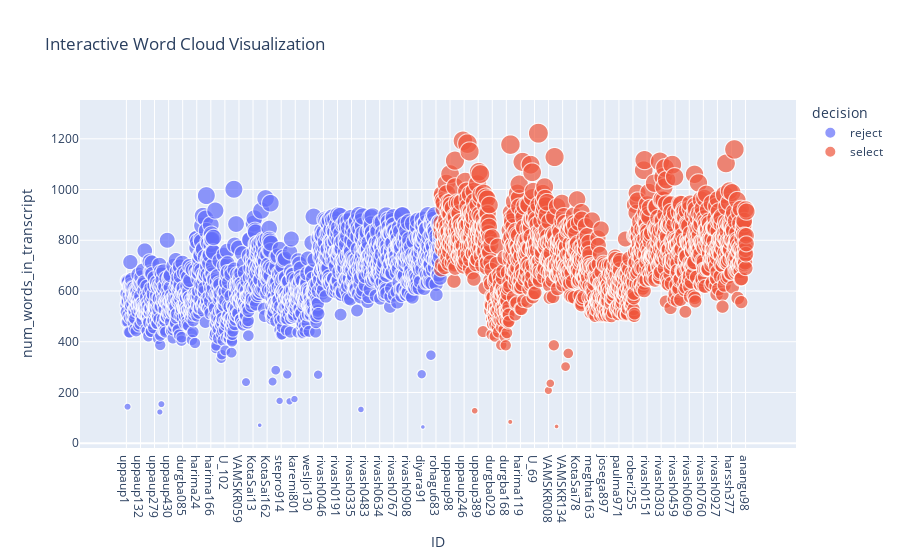

This figure's notebook cell:
### Code cell
from plotly.graph_objs import Scatter, Layout

# Generate a word cloud for 'Transcript' using Plotly
fig = px.scatter(
    combo,
    x='ID',  # Use ID for better differentiation
    y='num_words_in_transcript',
    size='num_words_in_transcript',
    color='decision',
    hover_name='Name',
    title="Interactive Word Cloud Visualization"
)
fig.show()

### Figure 1 — Plotly figure (JSON) as saved in the notebook; plotly's stock layout.template omitted (floating-point values rounded to 4 significant figures; data arrays with more than 128 entries replaced by an {"elided": "..."} marker saying what was removed)
{"data": [{"hovertemplate": "<b>%{hovertext}</b><br><br>decision=reject<br>ID=%{x}<br>num_words_in_transcript=%{marker.size}<extra></extra>", "hovertext": {"elided": "1609 str values"}, "legendgroup": "reject", "marker": {"color": "#636efa", "size": {"elided": "1609 int values"}, "sizemode": "area", "sizeref": 3.055, "symbol": "circle"}, "mode": "markers", "name": "reject", "showlegend": true, "type": "scattergl", "x": {"elided": "1609 str values"}, "xaxis": "x", "y": {"elided": "1609 int values"}, "yaxis": "y"}, {"hovertemplate": "<b>%{hovertext}</b><br><br>decision=select<br>ID=%{x}<br>num_words_in_transcript=%{marker.size}<extra></extra>", "hovertext": {"elided": "1565 str values"}, "legendgroup": "select", "marker": {"color": "#EF553B", "size": {"elided": "1565 int values"}, "sizemode": "area", "sizeref": 3.055, "symbol": "circle"}, "mode": "markers", "name": "select", "showlegend": true, "type": "scattergl", "x": {"elided": "1565 str values"}, "xaxis": "x", "y": {"elided": "1565 int values"}, "yaxis": "y"}], "layout": {"legend": {"itemsizing": "constant", "title": {"text": "decision"}, "tracegroupgap": 0}, "title": {"text": "Interactive Word Cloud Visualization"}, "xaxis": {"anchor": "y", "domain": [0, 1], "title": {"text": "ID"}}, "yaxis": {"anchor": "x", "domain": [0, 1], "title": {"text": "num_words_in_transcript"}}}}
